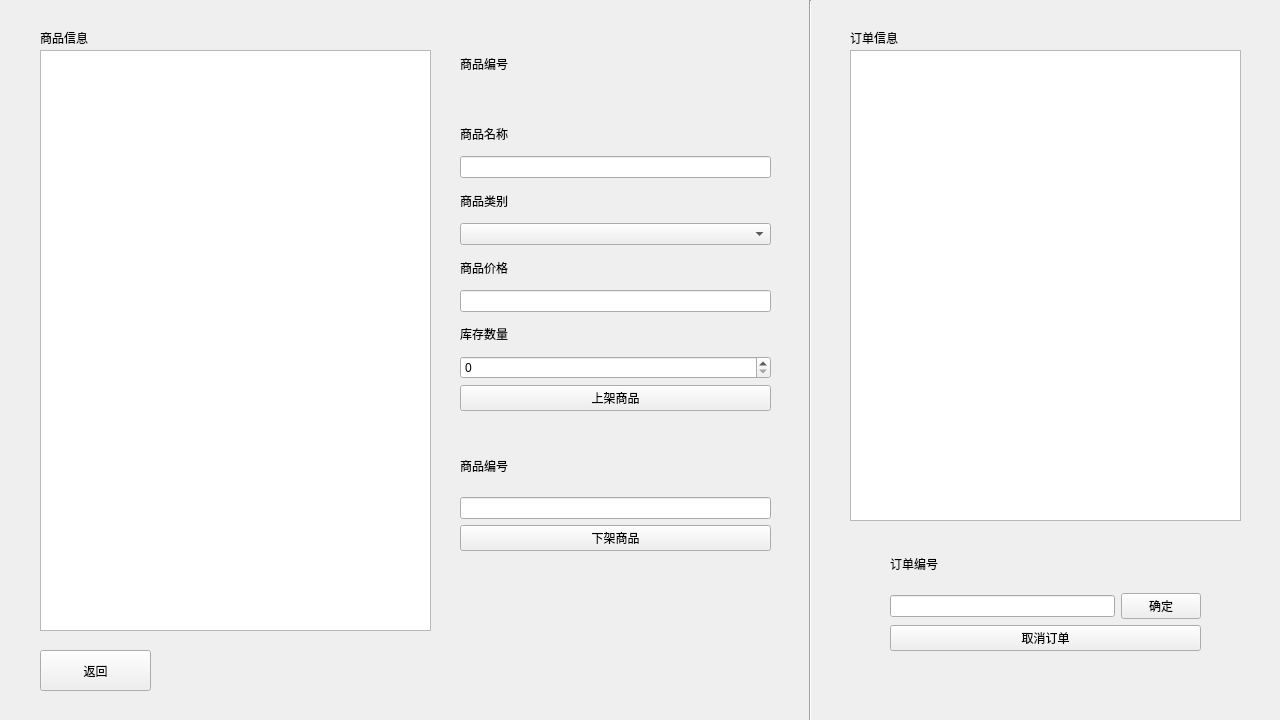
<?xml version="1.0" encoding="UTF-8"?>
<ui version="4.0">
 <class>storeManageWidget</class>
 <widget class="QWidget" name="storeManageWidget">
  <property name="geometry">
   <rect>
    <x>0</x>
    <y>0</y>
    <width>1280</width>
    <height>720</height>
   </rect>
  </property>
  <property name="windowTitle">
   <string>管理商品以及订单</string>
  </property>
  <widget class="QTableView" name="goods_table">
   <property name="geometry">
    <rect>
     <x>40</x>
     <y>50</y>
     <width>391</width>
     <height>581</height>
    </rect>
   </property>
  </widget>
  <widget class="QPushButton" name="backButton">
   <property name="geometry">
    <rect>
     <x>40</x>
     <y>650</y>
     <width>111</width>
     <height>41</height>
    </rect>
   </property>
   <property name="text">
    <string>返回</string>
   </property>
  </widget>
  <widget class="QLabel" name="label">
   <property name="geometry">
    <rect>
     <x>40</x>
     <y>30</y>
     <width>72</width>
     <height>15</height>
    </rect>
   </property>
   <property name="text">
    <string>商品信息</string>
   </property>
  </widget>
  <widget class="QWidget" name="verticalLayoutWidget">
   <property name="geometry">
    <rect>
     <x>460</x>
     <y>50</y>
     <width>311</width>
     <height>361</height>
    </rect>
   </property>
   <layout class="QVBoxLayout" name="verticalLayout">
    <item>
     <layout class="QVBoxLayout" name="verticalLayout_2">
      <item>
       <widget class="QLabel" name="label_2">
        <property name="text">
         <string>商品编号</string>
        </property>
       </widget>
      </item>
      <item>
       <widget class="QLabel" name="good_id">
        <property name="text">
         <string/>
        </property>
       </widget>
      </item>
     </layout>
    </item>
    <item>
     <layout class="QVBoxLayout" name="verticalLayout_3">
      <item>
       <widget class="QLabel" name="label_3">
        <property name="text">
         <string>商品名称</string>
        </property>
       </widget>
      </item>
      <item>
       <widget class="QLineEdit" name="good_name"/>
      </item>
     </layout>
    </item>
    <item>
     <layout class="QVBoxLayout" name="verticalLayout_4">
      <item>
       <widget class="QLabel" name="label_4">
        <property name="text">
         <string>商品类别</string>
        </property>
       </widget>
      </item>
      <item>
       <widget class="QComboBox" name="good_type"/>
      </item>
     </layout>
    </item>
    <item>
     <layout class="QVBoxLayout" name="verticalLayout_5">
      <item>
       <widget class="QLabel" name="label_5">
        <property name="text">
         <string>商品价格</string>
        </property>
       </widget>
      </item>
      <item>
       <widget class="QLineEdit" name="good_price"/>
      </item>
     </layout>
    </item>
    <item>
     <layout class="QVBoxLayout" name="verticalLayout_6">
      <item>
       <widget class="QLabel" name="label_6">
        <property name="text">
         <string>库存数量</string>
        </property>
       </widget>
      </item>
      <item>
       <widget class="QSpinBox" name="good_num"/>
      </item>
     </layout>
    </item>
    <item>
     <widget class="QPushButton" name="putOnButton">
      <property name="text">
       <string>上架商品</string>
      </property>
     </widget>
    </item>
   </layout>
  </widget>
  <widget class="QWidget" name="verticalLayoutWidget_8">
   <property name="geometry">
    <rect>
     <x>460</x>
     <y>440</y>
     <width>311</width>
     <height>111</height>
    </rect>
   </property>
   <layout class="QVBoxLayout" name="verticalLayout_8">
    <item>
     <layout class="QVBoxLayout" name="verticalLayout_7">
      <item>
       <widget class="QLabel" name="label_7">
        <property name="text">
         <string>商品编号</string>
        </property>
       </widget>
      </item>
      <item>
       <widget class="QLineEdit" name="good_id_input"/>
      </item>
     </layout>
    </item>
    <item>
     <widget class="QPushButton" name="putOffButton">
      <property name="text">
       <string>下架商品</string>
      </property>
     </widget>
    </item>
   </layout>
  </widget>
  <widget class="Line" name="line">
   <property name="geometry">
    <rect>
     <x>800</x>
     <y>0</y>
     <width>20</width>
     <height>721</height>
    </rect>
   </property>
   <property name="orientation">
    <enum>Qt::Vertical</enum>
   </property>
  </widget>
  <widget class="QTableView" name="orders_table">
   <property name="geometry">
    <rect>
     <x>850</x>
     <y>50</y>
     <width>391</width>
     <height>471</height>
    </rect>
   </property>
  </widget>
  <widget class="QLabel" name="label_8">
   <property name="geometry">
    <rect>
     <x>850</x>
     <y>30</y>
     <width>72</width>
     <height>15</height>
    </rect>
   </property>
   <property name="text">
    <string>订单信息</string>
   </property>
  </widget>
  <widget class="QWidget" name="verticalLayoutWidget_9">
   <property name="geometry">
    <rect>
     <x>890</x>
     <y>540</y>
     <width>311</width>
     <height>111</height>
    </rect>
   </property>
   <layout class="QVBoxLayout" name="verticalLayout_9">
    <item>
     <layout class="QVBoxLayout" name="verticalLayout_10">
      <item>
       <widget class="QLabel" name="label_9">
        <property name="text">
         <string>订单编号</string>
        </property>
       </widget>
      </item>
      <item>
       <layout class="QHBoxLayout" name="horizontalLayout">
        <item>
         <widget class="QLineEdit" name="order_id_input"/>
        </item>
        <item>
         <widget class="QPushButton" name="confirmOrderButton">
          <property name="text">
           <string>确定</string>
          </property>
         </widget>
        </item>
       </layout>
      </item>
     </layout>
    </item>
    <item>
     <widget class="QPushButton" name="cancelOrderButton">
      <property name="text">
       <string>取消订单</string>
      </property>
     </widget>
    </item>
   </layout>
  </widget>
 </widget>
 <resources/>
 <connections/>
</ui>
